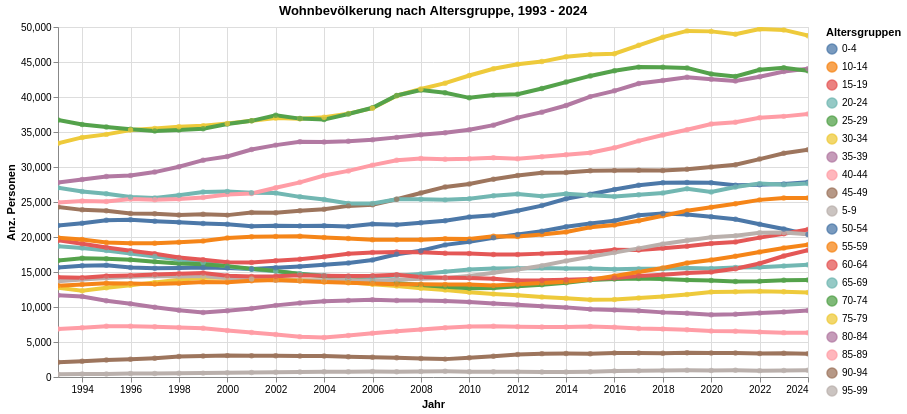

The cell this chart's notebook holds for it:
### Code cell
myTitle="Wohnbevölkerung nach Altersgruppe, "+data_min_date+" - "+data_max_date

highlight = alt.selection(type='single', on='mouseover',
                          fields=['AlterV05Kurz'], nearest=True)
#x='date:StichtagDatJahr',
base = alt.Chart(myAgg.reset_index().query('sum_WBev>300'), title=myTitle).encode(
    x=alt.X('StichtagDatJahr', axis=alt.Axis(title='Jahr'))# , axis=alt.Axis(format='%', title='percentage')
    , y=alt.X('sum_WBev', axis=alt.Axis(title='Anz. Personen'))
    , color=alt.Color('AlterV05Kurz', legend=alt.Legend(title="Altersgruppen", orient="right"))  
    ,tooltip=['StichtagDatJahr', 'AlterV05Kurz','sum_WBev']    
)
points = base.mark_circle().encode(
    opacity=alt.value(0.75)
).add_selection(
    highlight
).properties(
    width=750 , height=350
)
lines = base.mark_line().encode(
    size=alt.condition(~highlight, alt.value(0.5), alt.value(4))
).interactive()

lines + points

### Figure 1 — Vega-Lite specification as saved in the notebook (floating-point values rounded to 4 significant figures; data arrays with more than 128 entries replaced by an {"elided": "..."} marker saying what was removed)
{"config": {"view": {"continuousWidth": 300, "continuousHeight": 300}}, "layer": [{"mark": {"type": "line"}, "encoding": {"color": {"field": "AlterV05Kurz", "legend": {"orient": "right", "title": "Altersgruppen"}, "type": "nominal"}, "size": {"condition": {"test": {"not": {"param": "param_5"}}, "value": 0.5}, "value": 4}, "tooltip": [{"field": "StichtagDatJahr", "type": "temporal"}, {"field": "AlterV05Kurz", "type": "nominal"}, {"field": "sum_WBev", "type": "quantitative"}], "x": {"axis": {"title": "Jahr"}, "field": "StichtagDatJahr", "type": "temporal"}, "y": {"axis": {"title": "Anz. Personen"}, "field": "sum_WBev", "type": "quantitative"}}, "name": "view_5", "title": "Wohnbevölkerung nach Altersgruppe, 1993 - 2024"}, {"mark": {"type": "circle"}, "encoding": {"color": {"field": "AlterV05Kurz", "legend": {"orient": "right", "title": "Altersgruppen"}, "type": "nominal"}, "opacity": {"value": 0.75}, "tooltip": [{"field": "StichtagDatJahr", "type": "temporal"}, {"field": "AlterV05Kurz", "type": "nominal"}, {"field": "sum_WBev", "type": "quantitative"}], "x": {"axis": {"title": "Jahr"}, "field": "StichtagDatJahr", "type": "temporal"}, "y": {"axis": {"title": "Anz. Personen"}, "field": "sum_WBev", "type": "quantitative"}}, "name": "view_6", "title": "Wohnbevölkerung nach Altersgruppe, 1993 - 2024"}], "data": {"name": "data-6ad981b5ccb01bf44d0403ea1534df75"}, "height": 350, "params": [{"name": "param_6", "select": {"type": "interval", "encodings": ["x", "y"]}, "bind": "scales", "views": ["view_5"]}, {"name": "param_5", "select": {"type": "point", "fields": ["AlterV05Kurz"], "nearest": true, "on": "mouseover"}, "views": ["view_6"]}], "width": 750, "$schema": "https://vega.github.io/schema/vega-lite/v5.8.0.json", "datasets": {"data-6ad981b5ccb01bf44d0403ea1534df75": {"elided": "640 records"}}}
